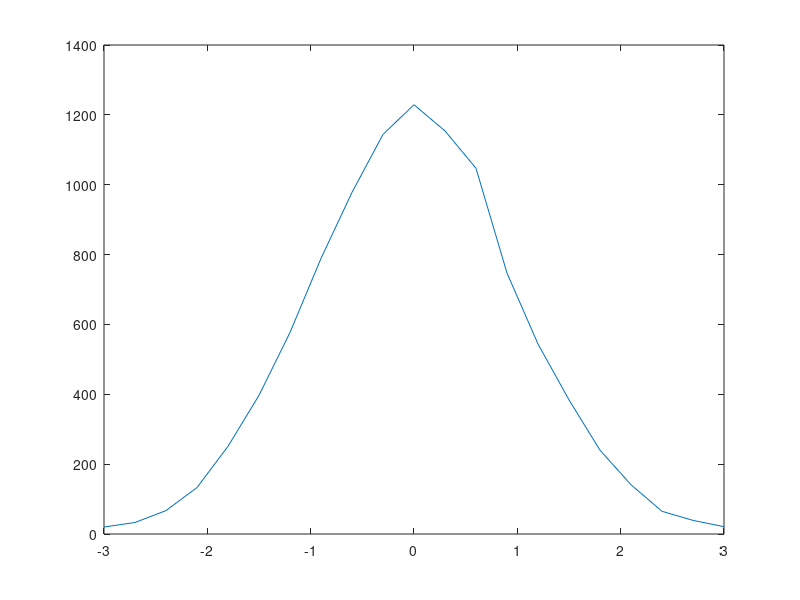

Write the MATLAB code that produced this figure.
% Generate Gaussian noise
noise = randn([1 10000]);
[n x] = hist(noise, linspace(-3, 3, 21));
%disp([x; n]);
plot(x, n);

% TODO: Try generating other kinds of random numbers.
% randn()
% rand()
% randi()
%       How about a 2D grid of random Gaussian values?
